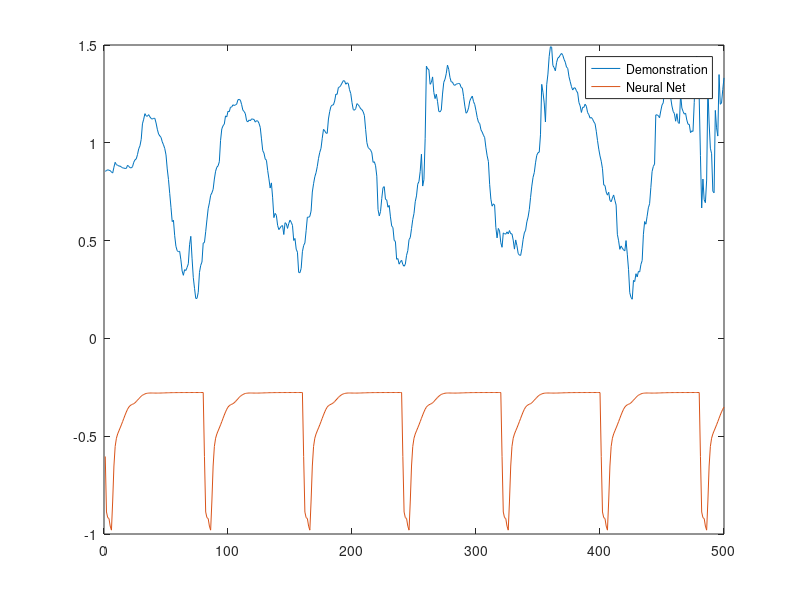
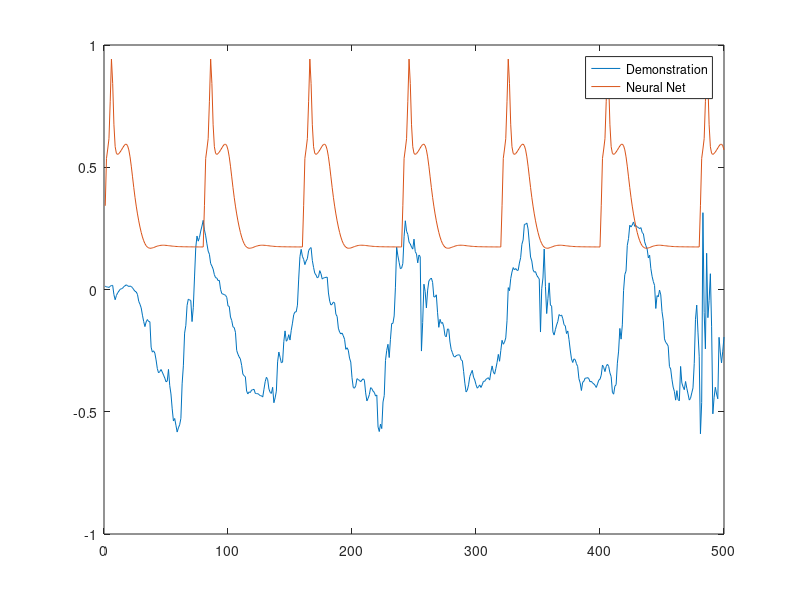
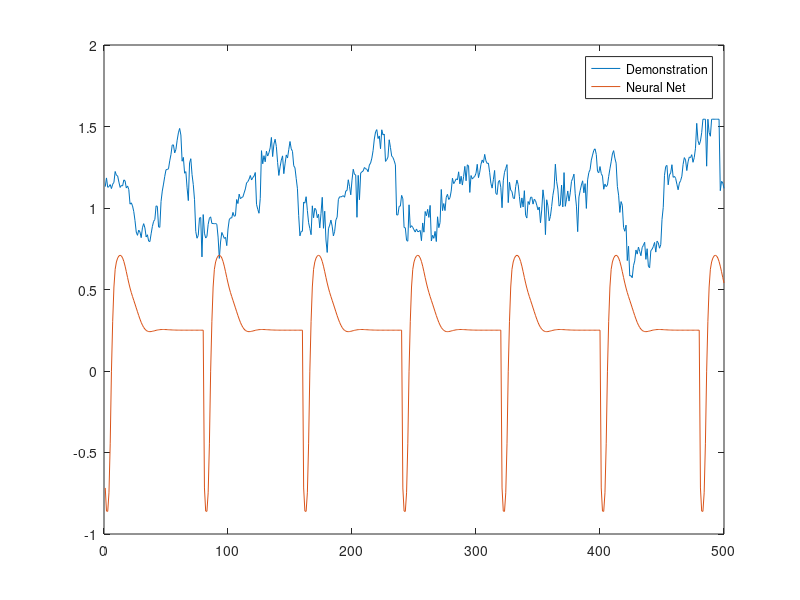
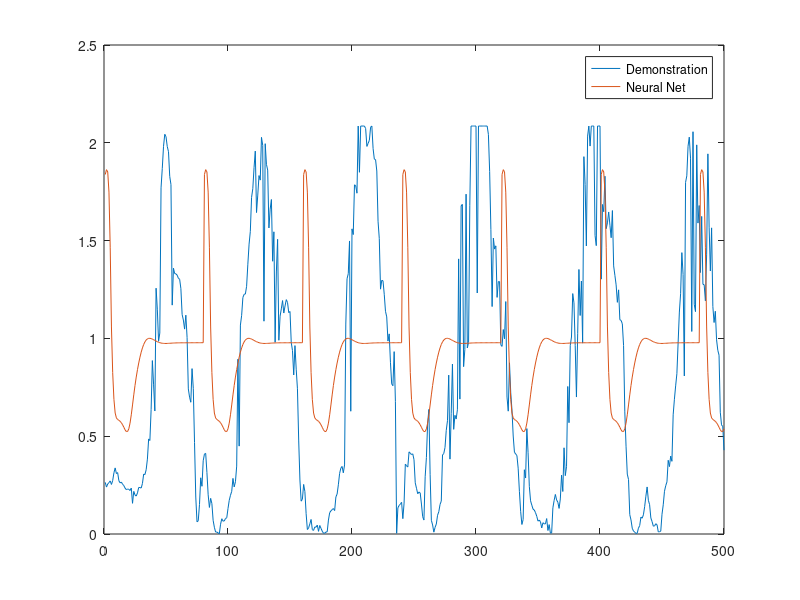

Here is the MATLAB script that generated these plots, in order:
M = dlmread('anglesIn.txt');
sp = M(:,1);
sr = M(:,2);
ep = M(:,3);
ey = M(:,4);
M_est = dlmread('est.txt');
sp_est = M_est(:,1);
sr_est = M_est(:,2);
ep_est = M_est(:,3);
ey_est = M_est(:,4);

s = size(sp);
time = zeros(s);
for i=1:s
 time(i) = i;   
end

f1=figure;
plot(time, sp, time, sp_est)
legend('Demonstration','Neural Net');
f2=figure;
plot(time, sr, time, sr_est)
legend('Demonstration','Neural Net');
f3=figure;
plot(time, ep, time, ep_est )
legend('Demonstration','Neural Net');
f4=figure;
plot(time, ey, time, ey_est)
legend('Demonstration','Neural Net');